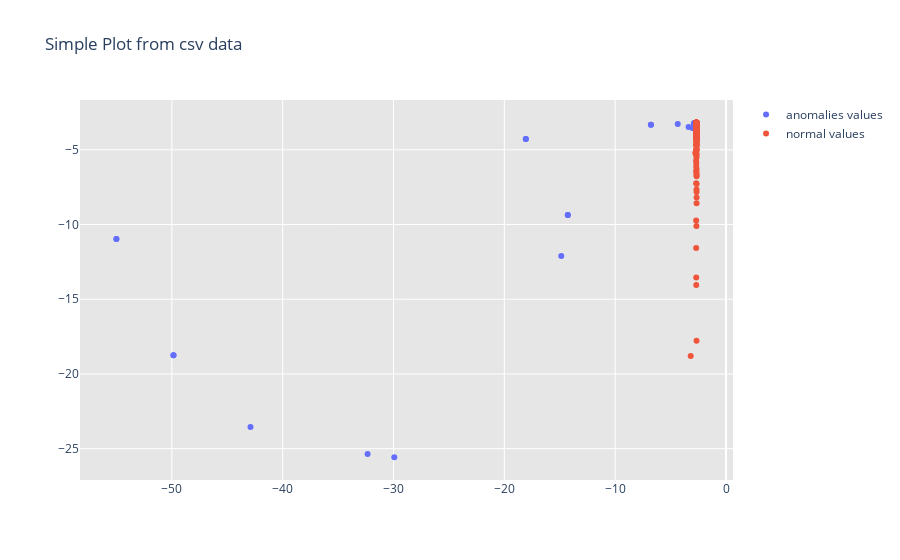

Notebook code for this chart:
### Code cell
df = pd.read_csv('foo2022-03-02 05:31:04.060329.csv')

anomalies = df.query("anomaly==1")
normal = df.query("anomaly==0")
anomalies.set_index("timestamp",inplace=True)
normal.set_index("timestamp",inplace=True)
normal.sort_values(by="diff",inplace=True)
anomalies.sort_values(by="diff",inplace=True)

#anomalies['diff'] = anomalies['predicted'].subtract(anomalies['value'])
#normal['diff'] = normal['predicted'].subtract(normal['value'])


anomaly_values = go.Scatter(
                    x=anomalies['value'], y=anomalies['predicted'], # Data
                    mode='markers', name='anomalies values' 
                   )

#anomaly_predicted = go.Scatter(
#                    x=anomalies.index, y=anomalies['predicted'], # Data
#                    mode='markers', name='anomalies predicted' 
#                   )


normal_values = go.Scatter(
                    x=normal['value'], y=normal['predicted'], # Data
                    mode='markers', name='normal values' 
                   )

#normal_predicted = go.Scatter(
#                    x=normal.index, y=normal['predicted'], # Data
#                    mode='markers', name='normal predicted' 
#                   )


anomaly_diff = go.Scatter(
                    x=anomalies.index, y=anomalies['diff'], # Data
                    mode='markers', name='anomalies diff' 
                   )


normal_diff = go.Scatter(
                    x=normal.index, y=normal['diff'], # Data
                    mode='markers', name='normal diff' 
                   )


layout = go.Layout(title='Simple Plot from csv data',
                   plot_bgcolor='rgb(230, 230,230)')

#fig = go.Figure(data=[anomaly_values, anomaly_predicted, normal_values,normal_predicted,anomaly_diff,normal_diff], layout=layout)
fig = go.Figure(data=[anomaly_values, normal_values], layout=layout)

fig.show()

# Plot data in the notebook
#py.iplot(fig, filename='simple-plot-from-csv')

### Figure 1 — Plotly figure (JSON) as saved in the notebook; plotly's stock layout.template omitted (floating-point values rounded to 4 significant figures; data arrays with more than 128 entries replaced by an {"elided": "..."} marker saying what was removed)
{"data": [{"mode": "markers", "name": "anomalies values", "type": "scatter", "x": [-42.9, -32.34, -55.0, -55.0, -49.85, -49.85, -14.86, -29.93, -18.06, -18.06, -14.27, -14.27, -6.775, -6.775, -2.833, -4.357, -2.859, -3.377, -2.69, -2.903, -2.691, -2.688, -2.686, -2.674, -2.688, -2.68, -2.677, -2.689, -2.679, -2.679, -2.677, -3.028, -2.697, -2.773, -2.666, -2.712, -2.653, -2.747, -2.657, -2.653, -2.778, -2.877, -2.653, -2.654, -2.655, -2.654, -2.656, -2.661, -2.661, -2.663, -2.689], "y": [-23.56, -25.36, -10.98, -10.98, -18.75, -18.75, -12.1, -25.57, -4.276, -4.276, -9.371, -9.371, -3.33, -3.33, -3.583, -3.266, -3.2, -3.478, -3.235, -3.234, -3.244, -3.237, -3.224, -3.2, -3.242, -3.218, -3.217, -3.242, -3.207, -3.219, -3.199, -3.543, -3.216, -3.19, -3.28, -3.219, -3.19, -3.285, -3.233, -3.193, -3.3, -3.443, -3.201, -3.19, -3.19, -3.196, -3.19, -3.194, -3.193, -3.198, -3.286]}, {"mode": "markers", "name": "normal values", "type": "scatter", "x": {"elided": "724 float values"}, "y": {"elided": "724 float values"}}], "layout": {"plot_bgcolor": "rgb(230, 230,230)", "title": {"text": "Simple Plot from csv data"}}}
